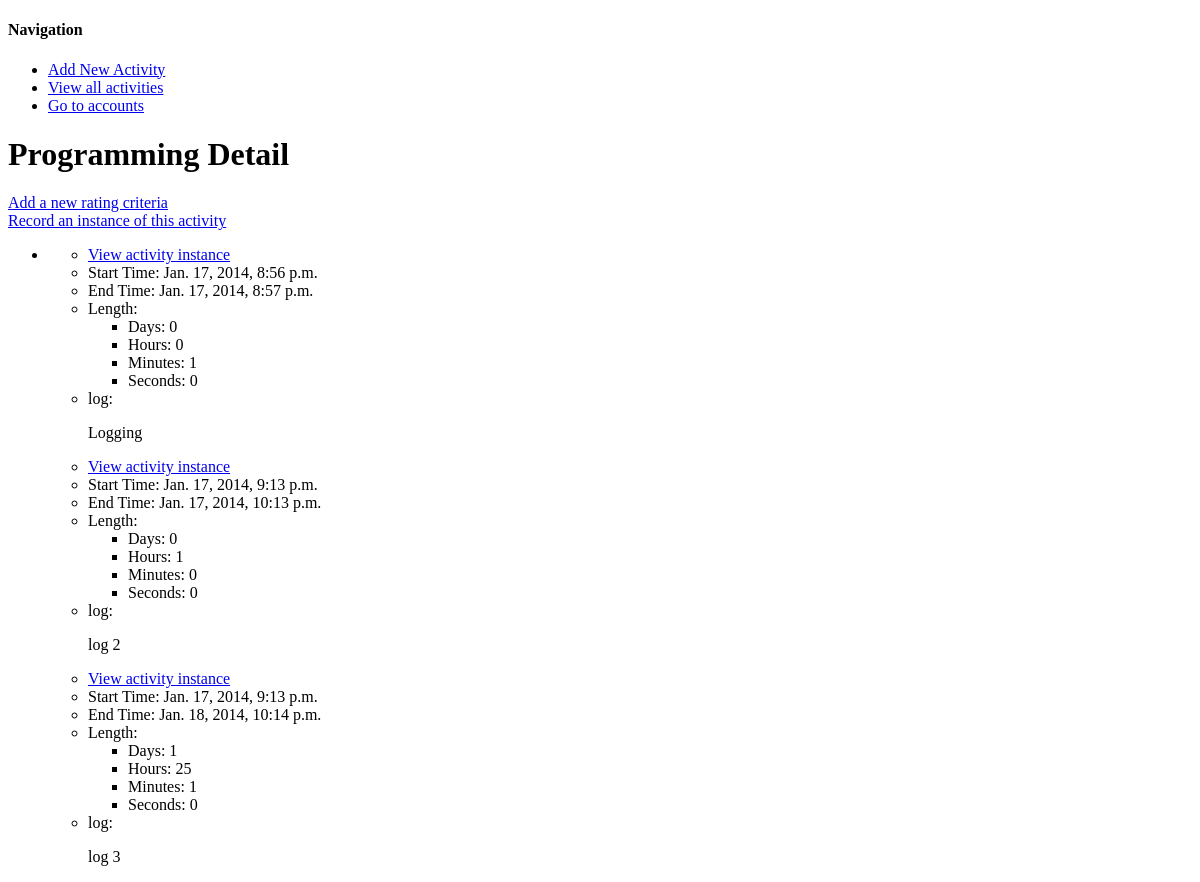
/activity/1/ (signed in), run on an earlier commit of the app's database.
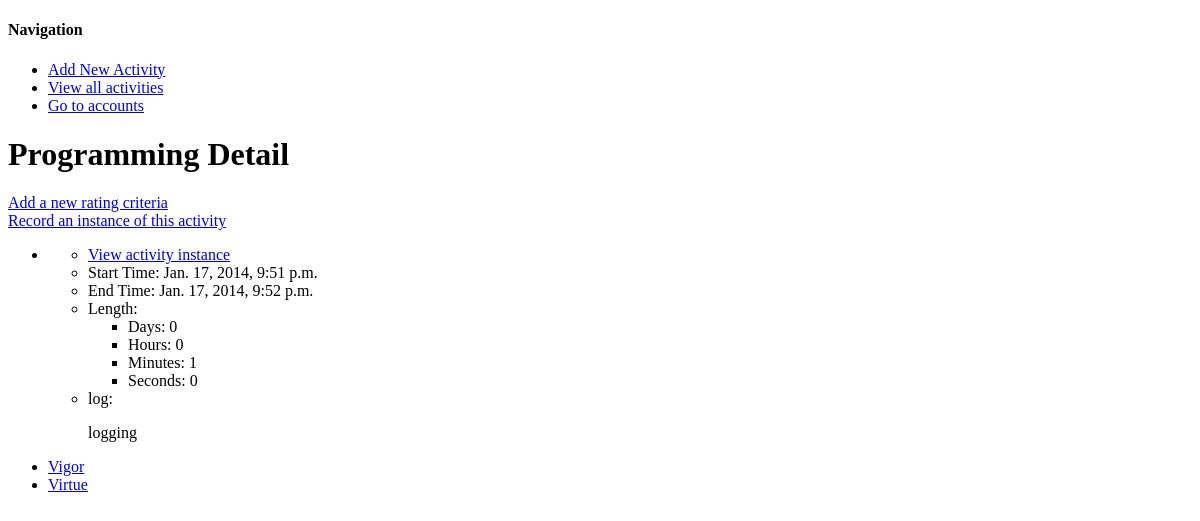
And on a later commit of the database.
### activity/models.py (models this page shows)
class ActivityInstance(Model):
	startTime = DateTimeField(blank=True, default=datetime.now())
	endTime = DateTimeField(blank=True, default=datetime.now())
	isTimeAccurate = BooleanField(default=False)
	length_days = IntegerField(default=0, blank=True)
	length_hours = IntegerField(default=0, blank=True)
	length_minutes = IntegerField(default=0, blank=True)
	length_seconds = IntegerField(default=0, blank=True)
	isLengthAccurate = BooleanField(default=False)
	log = TextField(blank=True)
	activity = ForeignKey(Activity, related_name="activityInstances", blank=True)
	hasError = BooleanField(default=False)
	def __unicode__(self):
		return u"%s: %s" % (self.activity, self.startTime)

class RateActivity(Model):
	activity = ForeignKey(Activity, related_name="rateActivities", blank=True)
	name = CharField(max_length=1000)
	def __unicode__(self):
		return self.name

### activity/views.py (the view)
# urls.py: url(r'^(?P<a_id>\d+)/$', activityDetailView, {}, "activity_detail"),
@login_required
def activityDetailView(request, a_id):
	try:
		a = Activity.objects.get(pk=a_id)
	except Activity.DoesNotExist:
		raise Http404
	return render(request, "activity_detail.html", {"activity": a})

### activity/templates/activity_detail.html (shortened to what this page needs)
{% extends "base.html" %}
{% block content %}
<h1> {{activity.name }} Detail </h1>
	<a href="{% url "rateActivity_form"  activity.pk  %}"> Add a new rating criteria</a>
	<a href="{% url "activityInstance_form"  activity.pk  %}"> Record an instance of this activity </a>
<ul>
	<li>
	{% for activityInstance in activity.activityInstances.all %}
	<ul>
		<li> <a href="{% url "activityInstance_detail" activity.id activityInstance.id %}">View activity instance</a></li>
			{% if activityInstance.isTimeAccurate %}
		<li> Start Time: {{activityInstance.startTime}} </li>
		<li> End Time: {{activityInstance.endTime}} </li>
			{% endif %}
			{% if activityInstance.isLengthAccurate %}
		<li>Length:
		<ul>
			<li> Days: {{ activityInstance.length_days }} </li>
			<li> Hours: {{ activityInstance.length_hours }} </li>
			<li> Minutes: {{ activityInstance.length_minutes }} </li>
			<li> Seconds: {{ activityInstance.length_seconds }} </li>
		</ul>
		</li>
			{% endif %}
		<li> log: <p>{{ activityInstance.log }} </p></li>
	</ul>
	{% endfor %}
	</li>
</ul>
<ul>
	{% for r in activity.rateActivities.all %}
	<li> <a href="{% url "rateActivity_detail" activity.id r.id %}"> {{ r.name }} </a></li>
	{% endfor %}
</ul>
{% endblock content %}

What changed in the data, as far as the page shows it:
removed ActivityInstance: startTime "Jan. 17, 2014, 9:13 p.m.", endTime "Jan. 17, 2014, 10:13 p.m.", length_days "0", length_hours "1", length_minutes "0", length_seconds "0", log "log 2"
removed ActivityInstance: startTime "Jan. 17, 2014, 9:13 p.m.", endTime "Jan. 18, 2014, 10:14 p.m.", length_days "1", length_hours "25", length_minutes "1", length_seconds "0", log "log 3"
changed ActivityInstance: startTime "Jan. 17, 2014, 8:56 p.m." → "Jan. 17, 2014, 9:51 p.m."; endTime "Jan. 17, 2014, 8:57 p.m." → "Jan. 17, 2014, 9:52 p.m."; log "Logging" → "logging"
added RateActivity: name "Vigor"
added RateActivity: name "Virtue"
